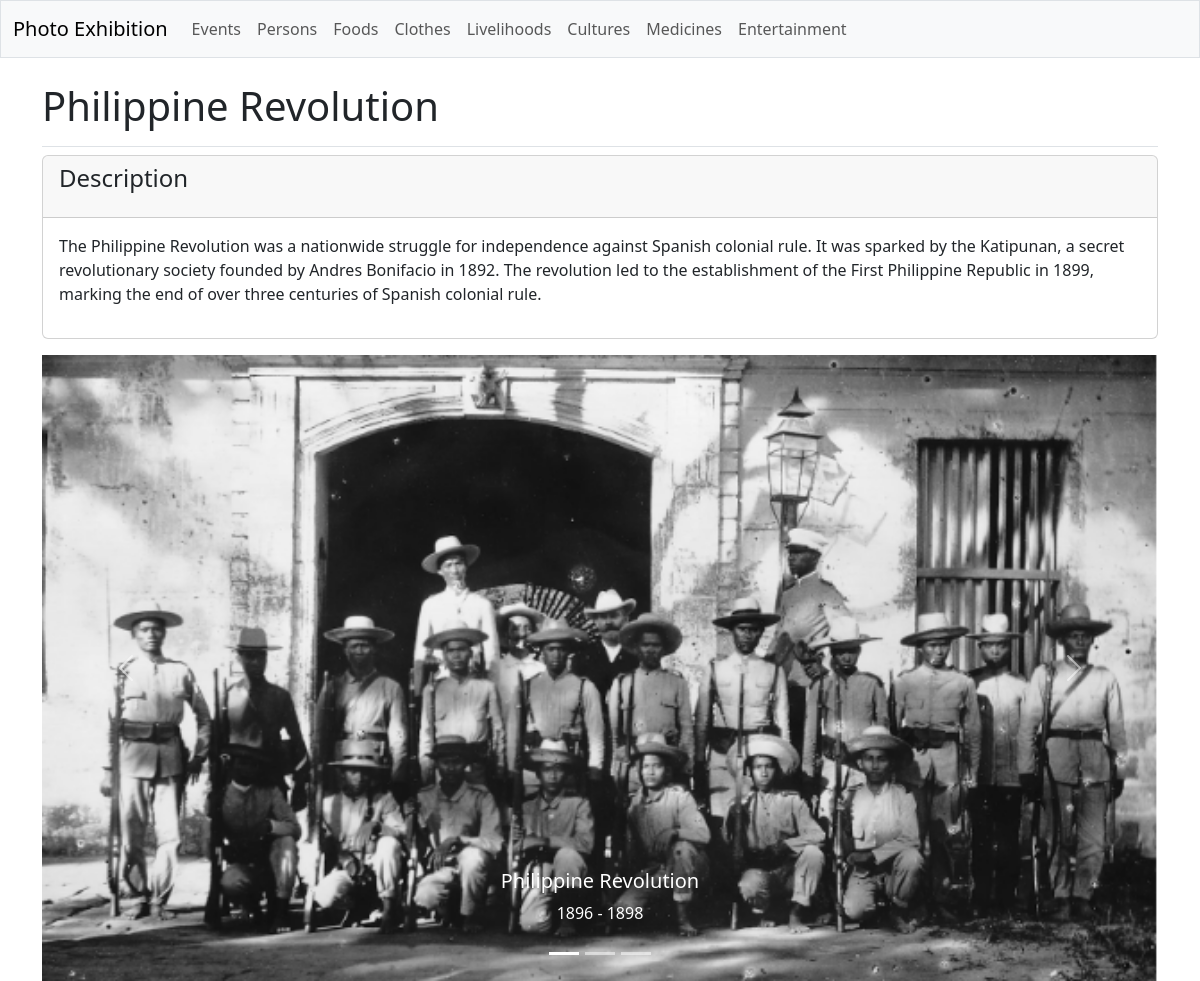
The app's page /galleries/events/7/ with its own data.
### galleries/models.py (models this page shows, shortened)
class Event(models.Model):
    event_text = models.CharField(max_length=200)

class EventDetail(models.Model):
    event = models.ForeignKey(Event, on_delete=models.CASCADE)
    event_subtext = models.TextField()

class EventImage(models.Model):
    event = models.ForeignKey(Event, on_delete=models.CASCADE)
    image = models.ImageField(upload_to='pics/')
    title = models.CharField(max_length=150)
    sub_title = models.CharField(max_length=100)

### galleries/views.py (the view)
# urls.py: path('events/<int:event_id>/', views.event_detail, name='event_detail'),
def event_detail(request, event_id):
    event = Event.objects.get(id=event_id)
    images = EventImage.objects.filter(event=event)
    event_details = event.eventdetail_set.all()
    context = {'event': event, 'event_details': event_details, 'images': images}
    return render(request, 'galleries/event_detail.html', context)

### galleries/templates/galleries/event_detail.html (shortened to what this page needs)
{% extends 'galleries/base.html' %}
{% block page_header %}
  <h1>{{ event.event_text }}</h1>
{% endblock page_header %}
{% block content %}
  {% for event_detail in event_details %}
    <div class="card mb-3">
      <h4 class="card-header">
        <p>Description</p>
      </h4>
      <div class="card-body">{{ event_detail.event_subtext|linebreaks }}</div>
    </div>
  {% empty %}
    <p>There are no details for this event yet.</p>
  {% endfor %}
  <div id="carouselExampleCaptions" class="carousel slide">
    <div class="carousel-indicators">
      <button type="button" data-bs-target="#carouselExampleCaptions" data-bs-slide-to="0" class="active" aria-current="true" aria-label="Slide 1"></button>
      <button type="button" data-bs-target="#carouselExampleCaptions" data-bs-slide-to="1" aria-label="Slide 2"></button>
      <button type="button" data-bs-target="#carouselExampleCaptions" data-bs-slide-to="2" aria-label="Slide 3"></button>
    </div>
    <div class="carousel-inner">
      {% for image in images %}
        <div class="carousel-item {% if forloop.counter0 == 0 %}active{% endif %}">
          <img src="{{ image.image.url }}" class="d-block w-100" alt="...">
          <div class="carousel-caption d-none d-md-block">
            <h5>{{ image.title }}</h5>
            <p>{{ image.sub_title }}</p>
          </div>
        </div>
      {% endfor %}
    </div>
    <button class="carousel-control-prev" type="button" data-bs-target="#carouselExampleCaptions" data-bs-slide="prev">
      <span class="carousel-control-prev-icon" aria-hidden="true"></span>
    </button>
    <button class="carousel-control-next" type="button" data-bs-target="#carouselExampleCaptions" data-bs-slide="next">
      <span class="carousel-control-next-icon" aria-hidden="true"></span>
    </button>
  </div>
{% endblock content %}

### records on screen
Event: event_text "Philippine Revolution"
EventDetail: event_subtext "The Philippine Revolution was a nationwide struggle for independence against Spanish colonial rule. It was sparked by the Katipunan, a secret revolutionary society founded by Andres Bonifacio in 1892. The revolution led to the establishment of the First Philippine Republic in 1899, marking the end of over three centuries of Spanish colonial rule."
EventImage: image (picture), title "Philippine Revolution", sub_title "1896 - 1898"
